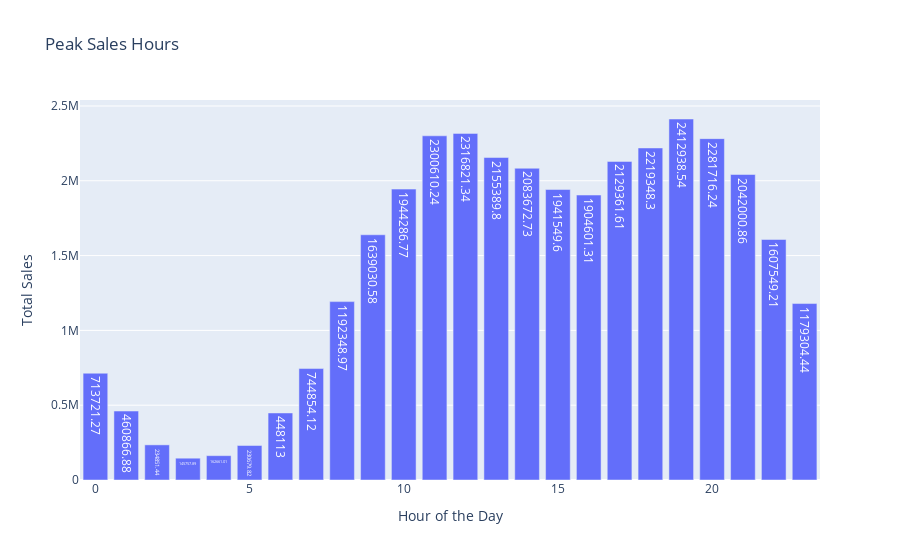

Notebook code cell kept with this figure:
### Code cell
hourly_sales = df.groupby('Hour')['Sales'].sum().reset_index()

# Plot bar chart for peak sales hours
fig = px.bar(hourly_sales, x='Hour', y='Sales', 
             title="Peak Sales Hours", text='Sales')

fig.update_layout(xaxis_title="Hour of the Day", yaxis_title="Total Sales")

fig.show()

### Figure 1 — Plotly figure (JSON) as saved in the notebook; plotly's stock layout.template omitted (floating-point values rounded to 4 significant figures)
{"data": [{"alignmentgroup": "True", "hovertemplate": "Hour=%{x}<br>Sales=%{text}<extra></extra>", "legendgroup": "", "marker": {"color": "#636efa", "pattern": {"shape": ""}}, "name": "", "offsetgroup": "", "orientation": "v", "showlegend": false, "text": [713700.0, 460900.0, 234900.0, 145800.0, 162700.0, 230700.0, 448113, 744900.0, 1192000.0, 1639000.0, 1944000.0, 2301000.0, 2317000.0, 2155000.0, 2084000.0, 1942000.0, 1905000.0, 2129000.0, 2219000.0, 2413000.0, 2282000.0, 2042000.0, 1608000.0, 1179000.0], "textposition": "auto", "type": "bar", "x": [0, 1, 2, 3, 4, 5, 6, 7, 8, 9, 10, 11, 12, 13, 14, 15, 16, 17, 18, 19, 20, 21, 22, 23], "xaxis": "x", "y": [713700.0, 460900.0, 234900.0, 145800.0, 162700.0, 230700.0, 448113, 744900.0, 1192000.0, 1639000.0, 1944000.0, 2301000.0, 2317000.0, 2155000.0, 2084000.0, 1942000.0, 1905000.0, 2129000.0, 2219000.0, 2413000.0, 2282000.0, 2042000.0, 1608000.0, 1179000.0], "yaxis": "y"}], "layout": {"autosize": true, "barmode": "relative", "legend": {"tracegroupgap": 0}, "title": {"text": "Peak Sales Hours"}, "xaxis": {"anchor": "y", "autorange": true, "domain": [0, 1], "range": [-0.5, 23.5], "title": {"text": "Hour of the Day"}, "type": "linear"}, "yaxis": {"anchor": "x", "autorange": true, "domain": [0, 1], "range": [0, 2540000.0], "title": {"text": "Total Sales"}, "type": "linear"}}}
